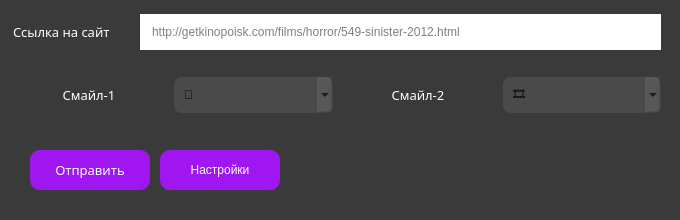
<?xml version="1.0" encoding="UTF-8"?>
<ui version="4.0">
 <class>Main</class>
 <widget class="QDialog" name="Main">
  <property name="geometry">
   <rect>
    <x>0</x>
    <y>0</y>
    <width>680</width>
    <height>220</height>
   </rect>
  </property>
  <property name="minimumSize">
   <size>
    <width>680</width>
    <height>220</height>
   </size>
  </property>
  <property name="maximumSize">
   <size>
    <width>680</width>
    <height>220</height>
   </size>
  </property>
  <property name="windowTitle">
   <string notr="true">Kuнoмaнuя NEWS</string>
  </property>
  <property name="windowIcon">
   <iconset>
    <normaloff>../../Pictures/Logos/klinklinom-1000pxv5-1024x1024.png</normaloff>../../Pictures/Logos/klinklinom-1000pxv5-1024x1024.png</iconset>
  </property>
  <property name="styleSheet">
   <string notr="true">font: 75 10pt &quot;Comfortaa&quot;;
background: #3a3a3a;</string>
  </property>
  <widget class="QPushButton" name="pushButton">
   <property name="enabled">
    <bool>true</bool>
   </property>
   <property name="geometry">
    <rect>
     <x>30</x>
     <y>150</y>
     <width>120</width>
     <height>40</height>
    </rect>
   </property>
   <property name="font">
    <font>
     <family>Comfortaa</family>
     <pointsize>10</pointsize>
     <weight>9</weight>
     <italic>false</italic>
     <bold>false</bold>
    </font>
   </property>
   <property name="cursor">
    <cursorShape>PointingHandCursor</cursorShape>
   </property>
   <property name="mouseTracking">
    <bool>false</bool>
   </property>
   <property name="autoFillBackground">
    <bool>false</bool>
   </property>
   <property name="styleSheet">
    <string notr="true">background: #a016f0;
color: #fff;
border-radius: 10px;</string>
   </property>
   <property name="text">
    <string>Отправить</string>
   </property>
   <property name="checkable">
    <bool>false</bool>
   </property>
   <property name="autoDefault">
    <bool>true</bool>
   </property>
   <property name="default">
    <bool>false</bool>
   </property>
  </widget>
  <widget class="QToolButton" name="toolButton">
   <property name="geometry">
    <rect>
     <x>160</x>
     <y>150</y>
     <width>120</width>
     <height>40</height>
    </rect>
   </property>
   <property name="cursor">
    <cursorShape>PointingHandCursor</cursorShape>
   </property>
   <property name="styleSheet">
    <string notr="true">background: #a016f0;
color: #fff;
border-radius: 10px;</string>
   </property>
   <property name="text">
    <string>Настройки</string>
   </property>
  </widget>
  <widget class="QWidget" name="layoutWidget">
   <property name="geometry">
    <rect>
     <x>10</x>
     <y>10</y>
     <width>651</width>
     <height>45</height>
    </rect>
   </property>
   <layout class="QGridLayout" name="main_Link">
    <item row="0" column="0">
     <widget class="QLabel" name="label_link">
      <property name="font">
       <font>
        <family>Comfortaa</family>
        <pointsize>10</pointsize>
        <weight>9</weight>
        <italic>false</italic>
        <bold>false</bold>
       </font>
      </property>
      <property name="whatsThis">
       <string>&lt;html&gt;&lt;head/&gt;&lt;body&gt;&lt;p&gt;Здесь должна быть ссылка на сайт.&lt;/p&gt;&lt;p&gt;Рекомендованный сайт - HDREZKA&lt;/p&gt;&lt;/body&gt;&lt;/html&gt;</string>
      </property>
      <property name="styleSheet">
       <string notr="true">color: #fff;
margin-right: 20px;</string>
      </property>
      <property name="text">
       <string>Ссылка на сайт</string>
      </property>
      <property name="alignment">
       <set>Qt::AlignLeading|Qt::AlignLeft|Qt::AlignVCenter</set>
      </property>
     </widget>
    </item>
    <item row="0" column="1">
     <widget class="QLineEdit" name="lineEdit_link">
      <property name="styleSheet">
       <string notr="true">background: #fff;
color: #000;
padding: 10px;
border-radius: 20px;</string>
      </property>
      <property name="text">
       <string/>
      </property>
      <property name="placeholderText">
       <string>http://getkinopoisk.com/films/horror/549-sinister-2012.html</string>
      </property>
     </widget>
    </item>
   </layout>
  </widget>
  <widget class="QWidget" name="layoutWidget">
   <property name="geometry">
    <rect>
     <x>10</x>
     <y>70</y>
     <width>651</width>
     <height>51</height>
    </rect>
   </property>
   <layout class="QGridLayout" name="gridLayout">
    <item row="0" column="2">
     <widget class="QComboBox" name="smile1">
      <property name="styleSheet">
       <string notr="true">background: rgb(145, 136, 137, 50);
color: #000;
padding: 10px;
border-radius: 8px;</string>
      </property>
      <item>
       <property name="text">
        <string>🍿</string>
       </property>
      </item>
      <item>
       <property name="text">
        <string>🎞️</string>
       </property>
      </item>
      <item>
       <property name="text">
        <string>👻</string>
       </property>
      </item>
      <item>
       <property name="text">
        <string>🔦</string>
       </property>
      </item>
      <item>
       <property name="text">
        <string>🎃</string>
       </property>
      </item>
      <item>
       <property name="text">
        <string>🕯️</string>
       </property>
      </item>
      <item>
       <property name="text">
        <string>⚰️</string>
       </property>
      </item>
      <item>
       <property name="text">
        <string>🔪</string>
       </property>
      </item>
      <item>
       <property name="text">
        <string>🔥</string>
       </property>
      </item>
      <item>
       <property name="text">
        <string>⚔️</string>
       </property>
      </item>
      <item>
       <property name="text">
        <string>🗺️</string>
       </property>
      </item>
      <item>
       <property name="text">
        <string>🧭</string>
       </property>
      </item>
      <item>
       <property name="text">
        <string>📀</string>
       </property>
      </item>
      <item>
       <property name="text">
        <string>🎈</string>
       </property>
      </item>
      <item>
       <property name="text">
        <string>🧨</string>
       </property>
      </item>
     </widget>
    </item>
    <item row="0" column="3">
     <widget class="QLabel" name="label_smile_2">
      <property name="font">
       <font>
        <family>Comfortaa</family>
        <pointsize>10</pointsize>
        <weight>9</weight>
        <italic>false</italic>
        <bold>false</bold>
       </font>
      </property>
      <property name="styleSheet">
       <string notr="true">color: #fff;</string>
      </property>
      <property name="text">
       <string>Смайл-2</string>
      </property>
      <property name="alignment">
       <set>Qt::AlignCenter</set>
      </property>
     </widget>
    </item>
    <item row="0" column="0">
     <widget class="QLabel" name="label_smile">
      <property name="font">
       <font>
        <family>Comfortaa</family>
        <pointsize>10</pointsize>
        <weight>9</weight>
        <italic>false</italic>
        <bold>false</bold>
       </font>
      </property>
      <property name="styleSheet">
       <string notr="true">color: #fff;</string>
      </property>
      <property name="text">
       <string>Смайл-1</string>
      </property>
      <property name="alignment">
       <set>Qt::AlignCenter</set>
      </property>
     </widget>
    </item>
    <item row="0" column="4">
     <widget class="QComboBox" name="smile2">
      <property name="styleSheet">
       <string notr="true">background: rgb(145, 136, 137, 50);
color: #000;
padding: 10px;
border-radius: 8px;</string>
      </property>
      <item>
       <property name="text">
        <string>🎞️</string>
       </property>
      </item>
      <item>
       <property name="text">
        <string>🍿</string>
       </property>
      </item>
      <item>
       <property name="text">
        <string>👻</string>
       </property>
      </item>
      <item>
       <property name="text">
        <string>🔦</string>
       </property>
      </item>
      <item>
       <property name="text">
        <string>🎃</string>
       </property>
      </item>
      <item>
       <property name="text">
        <string>🕯️</string>
       </property>
      </item>
      <item>
       <property name="text">
        <string>⚰️</string>
       </property>
      </item>
      <item>
       <property name="text">
        <string>🔪</string>
       </property>
      </item>
      <item>
       <property name="text">
        <string>🔥</string>
       </property>
      </item>
      <item>
       <property name="text">
        <string>⚔️</string>
       </property>
      </item>
      <item>
       <property name="text">
        <string>🗺️</string>
       </property>
      </item>
      <item>
       <property name="text">
        <string>🧭</string>
       </property>
      </item>
      <item>
       <property name="text">
        <string>📀</string>
       </property>
      </item>
      <item>
       <property name="text">
        <string>🎈</string>
       </property>
      </item>
      <item>
       <property name="text">
        <string>🧨</string>
       </property>
      </item>
     </widget>
    </item>
   </layout>
  </widget>
 </widget>
 <resources/>
 <connections/>
</ui>
